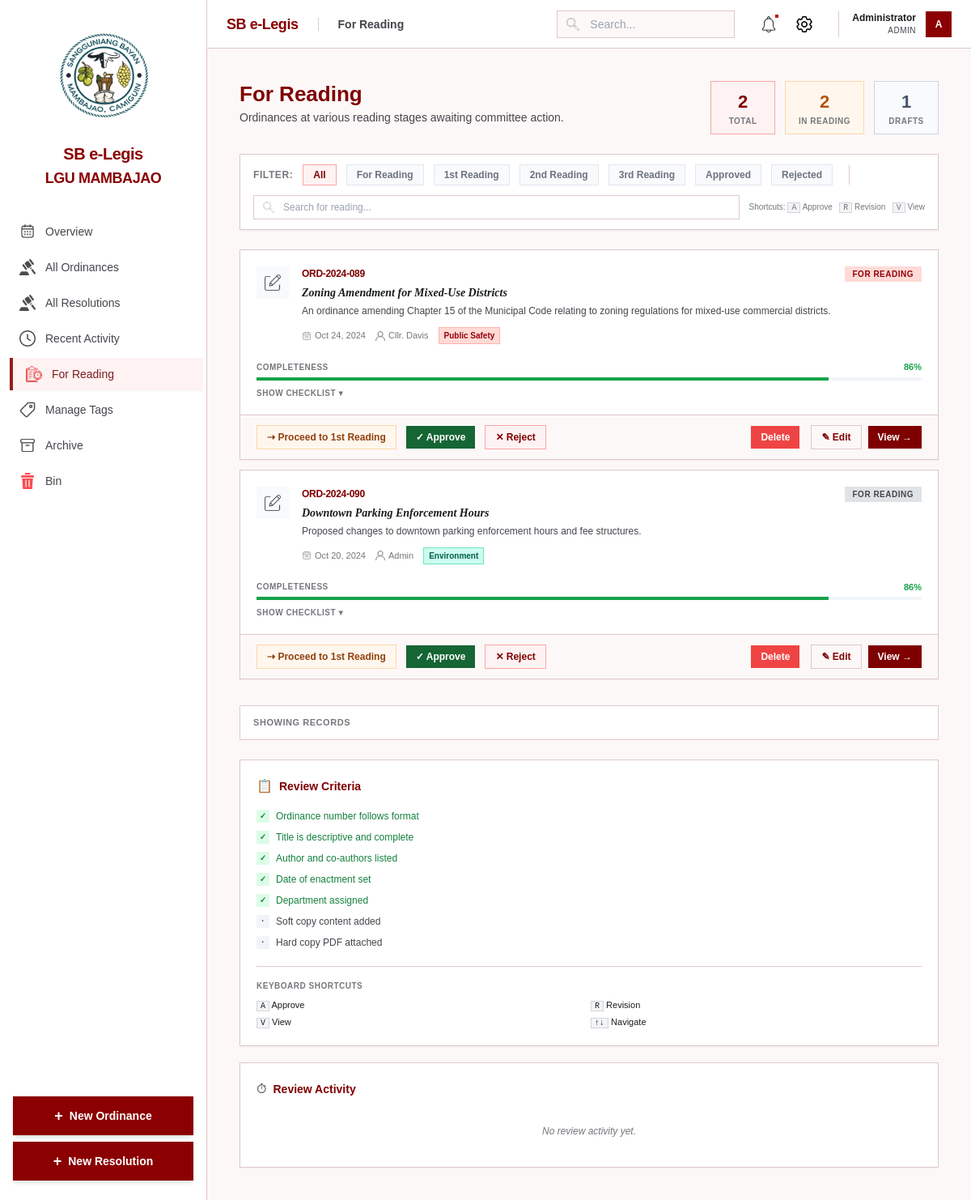
/pending.php (signed in), run on the app's committed database.
### tables this page shows
CREATE TABLE IF NOT EXISTS ordinances (
    id INT AUTO_INCREMENT PRIMARY KEY,
    ordinance_number VARCHAR(50) NOT NULL UNIQUE,
    title VARCHAR(255) NOT NULL,
    description TEXT,
    date_enacted DATE NOT NULL,
    status ENUM('active', 'under_review', 'draft', 'amended', 'repealed') DEFAULT 'draft',
    department VARCHAR(100),
    main_author VARCHAR(100),
    soft_copy LONGTEXT,  
    hard_copy_path VARCHAR(255),  
    notes TEXT,
    created_at TIMESTAMP DEFAULT CURRENT_TIMESTAMP,
    updated_at TIMESTAMP DEFAULT CURRENT_TIMESTAMP ON UPDATE CURRENT_TIMESTAMP
);

### pending.php (the view, shortened to what the rows shown need)
<?php
require_once 'includes/header.php';
$pending_ordinances = [];
$reading_statuses = "('for_reading','under_review', 'draft', '1st_reading', '2nd_reading', '3rd_reading')";
$stmt = $pdo->prepare("SELECT o.*,
        GROUP_CONCAT(t.name SEPARATOR '||') as tag_names,
        GROUP_CONCAT(t.color_theme SEPARATOR '||') as tag_colors,
        'ordinance' AS record_type
    FROM ordinances o
    LEFT JOIN ordinance_tags ot ON o.id = ot.ordinance_id
    LEFT JOIN tags t ON ot.tag_id = t.id
    WHERE o.status IN $reading_statuses
    GROUP BY o.id");
$stmt->execute();
$ords = $stmt->fetchAll(PDO::FETCH_ASSOC);
foreach ($ords as $r) $pending_ordinances[] = $r;
usort($pending_ordinances, function($a, $b){
    $ta = strtotime($a['date_enacted'] ?? '1970-01-01');
    $tb = strtotime($b['date_enacted'] ?? '1970-01-01');
    return $tb <=> $ta;
});
?>
<div class="space-y-6">
    <div class="flex flex-wrap justify-between items-start gap-4">
        <div>
            <h1 class="text-[26px] font-bold leading-tight" style="color:#7f0000;">For Reading</h1>
        </div>
    </div>
    <div class="grid grid-cols-1 xl:grid-cols-[1fr_320px] gap-6">
        <div class="flex flex-col gap-4 min-w-0">
        <div class="space-y-3" id="ordinanceList">
            <?php if (empty($pending_ordinances)): ?>
                <div class="flex flex-col items-center justify-center py-24 bg-white rounded-lg border border-outline-variant">
                    <img src="assets/icons/clipboard.png" class="w-12 h-12 opacity-20 mb-4" alt="No pending">
                    <p class="text-on-surface-variant font-medium">No pending ordinances.</p>
                    <p class="text-xs text-outline mt-1">All ordinances are up to date.</p>
                </div>
            <?php else: ?>
                <?php foreach ($pending_ordinances as $idx => $ord): ?>
                    <?php
                    $is_review = in_array(normalize_reading_status($ord['status']), ['1st_reading','2nd_reading','3rd_reading']);
                    $tags  = $ord['tag_names'] ? explode('||', $ord['tag_names']) : [];
                    $colors = $ord['tag_colors'] ? explode('||', $ord['tag_colors']) : [];
                    $checks = [
                        'Ordinance Number' => !empty($ord['ordinance_number']),
                        'Title'            => !empty($ord['title']),
                        'Department'       => !empty($ord['department']),
                        'Author'           => !empty($ord['main_author']),
                        'Date Enacted'     => !empty($ord['date_enacted']),
                        'Description'      => !empty($ord['description']),
                        'Hard Copy PDF'    => !empty($ord['hard_copy_path']),
                    ];
                    $done_count = count(array_filter($checks));
                    $pct = round(($done_count / count($checks)) * 100);
                    $pct_color = $pct >= 85 ? '#16a34a' : ($pct >= 60 ? '#d97706' : '#dc2626');
                ?>
                 <div class="review-card bg-white border border-outline-variant rounded-xl overflow-hidden shadow-sm transition-all hover:shadow-md"
                     data-status="<?php echo $ord['status']; ?>"
                     data-reading="<?php echo normalize_reading_status($ord['status']); ?>"
                     data-id="<?php echo $ord['id']; ?>"
                     data-type="<?php echo $ord['record_type'] ?? 'ordinance'; ?>"
                     data-idx="<?php echo $idx; ?>">
                    <div class="flex items-start gap-4 p-5">
                        <div class="w-10 h-10 rounded-lg flex items-center justify-center flex-shrink-0"
                             style="background:<?php echo $is_review ? '#fff7ed' : '#f8fafc'; ?>;">
                            <img src="assets/icons/<?php echo $is_review ? 'clock.png' : 'edit.png'; ?>"
                                 class="w-5 h-5 opacity-70" alt="Status">
                        </div>
                        <div class="flex-1 min-w-0">
                            <div class="flex flex-wrap justify-between items-start gap-2 mb-1">
                                <span class="text-[12px] font-bold uppercase tracking-tight" style="color:#7f0000;">
                                    <?php echo htmlspecialchars($ord['ordinance_number']); ?>
                                </span>
                                <span class="px-2.5 py-0.5 rounded-full text-[10px] font-bold uppercase tracking-wider status-<?php echo str_replace('_','-',$ord['status']); ?>">
                                    <?php echo reading_label($ord['status']); ?>
                                </span>
                            </div>
                            <h3 class="text-sm font-semibold text-on-surface mb-1 font-doc italic line-clamp-1">
                                <?php echo htmlspecialchars($ord['title']); ?>
                            </h3>
                            <p class="text-xs text-on-surface-variant line-clamp-1 mb-3">
                                <?php echo htmlspecialchars($ord['description'] ?: '—'); ?>
                            </p>
                            <div class="flex flex-wrap items-center gap-3">
                                <span class="flex items-center gap-1 text-[11px] text-outline">
                                    <img src="assets/icons/calendar.png" class="w-3 h-3 opacity-50">
                                    <?php echo date('M d, Y', strtotime($ord['date_enacted'])); ?>
                                </span>
                                <span class="flex items-center gap-1 text-[11px] text-outline">
                                    <img src="assets/icons/user.png" class="w-3 h-3 opacity-50">
                                    <?php echo htmlspecialchars($ord['main_author'] ?: '—'); ?>
                                </span>
                                <?php foreach ($tags as $i => $tag): ?>
                                    <span class="px-1.5 py-0.5 rounded-full text-[10px] font-bold border <?php echo $colors[$i] ?? 'tc-slate'; ?>">
                                        <?php echo htmlspecialchars($tag); ?>
                                    </span>
                                <?php endforeach; ?>
                            </div>
                        </div>
                    </div>
                    <div class="px-5 pb-4">
                        <div class="flex items-center justify-between mb-1">
                            <span class="text-[10px] font-bold uppercase tracking-wider text-outline">Completeness</span>
                            <span class="text-[11px] font-bold" style="color:<?php echo $pct_color; ?>;"><?php echo $pct; ?>%</span>
                        </div>
                        <div class="w-full rounded-full overflow-hidden" style="background:#f1f5f9;height:4px;">
                            <div class="h-full rounded-full transition-all duration-500"
                                 style="width:<?php echo $pct; ?>%;background:<?php echo $pct_color; ?>;"></div>
                        </div>
                        <button onclick="toggleChecklist(this)"
                                class="mt-2 text-[10px] font-bold uppercase tracking-wider text-outline hover:text-on-surface transition-all">
                            Show checklist ▾
                        </button>
                    </div>
                        <div class="flex items-center gap-2 px-5 py-3 border-t border-outline-variant"
                         style="background:#fdf8f8;">
                        <div class="action-controls flex items-center gap-1.5" style="white-space:nowrap;margin-right:6px;">
                        </div>
                        <form action="actions/move_to_bin.php" method="POST" style="display:inline;margin-right:6px;" onsubmit="return confirm('Move this item to Bin?');">
                            <button type="submit" class="px-3 py-1.5 rounded text-xs font-bold transition-all" style="background:#ef4444;color:#fff;">Delete</button>
                        </form>
                        <a href="<?php echo ($ord['record_type'] === 'resolution') ? 'submit_resolution.php?id=' . $ord['id'] : 'submit.php?id=' . $ord['id']; ?>"
                           class="px-3 py-1.5 rounded text-xs font-bold transition-all"
                           style="border:1px solid #e0c8c8;color:#7f0000;" title="Edit (V)">
                            ✎ Edit
                        </a>
                        <a href="<?php echo ($ord['record_type'] === 'resolution') ? 'view.php?type=resolution&id=' . $ord['id'] : 'view.php?id=' . $ord['id']; ?>"
                           class="px-3 py-1.5 rounded text-xs font-bold text-white transition-all"
                           style="background:#7f0000;" title="View full record">
                            View →
                        </a>
                    </div>
                </div>
                <?php endforeach; ?>
            <?php endif; ?>
        </div>
        </div>
    </div>
</div>

### data on the page
ordinances: ordinance_number "ORD-2024-089", status "FOR READING", title "Zoning Amendment for Mixed-Use Districts", description "An ordinance amending Chapter 15 of the Municipal Code relating to zoning regulations for mixed-use commercial districts.", date_enacted "Oct 24, 2024", main_author "Cllr. Davis", tag "Public Safety", pct "86"
ordinances: ordinance_number "ORD-2024-090", status "FOR READING", title "Downtown Parking Enforcement Hours", description "Proposed changes to downtown parking enforcement hours and fee structures.", date_enacted "Oct 20, 2024", main_author "Admin", tag "Environment", pct "86"

### other printed values
$item['label'] "Overview"
$item['label'] "All Ordinances"
$item['label'] "All Resolutions"
$item['label'] "Recent Activity"
$item['label'] "For Reading"
$item['label'] "Manage Tags"
$item['label'] "Archive"
$item['label'] "Bin"
$page_title "For Reading"
$_SESSION['full_name'] "Administrator"
$_SESSION['role'] "ADMIN"
substr($initials, 0, 2) "A"
$total "2"
$counts['draft'] "1"
$label "Ordinance number follows format"
